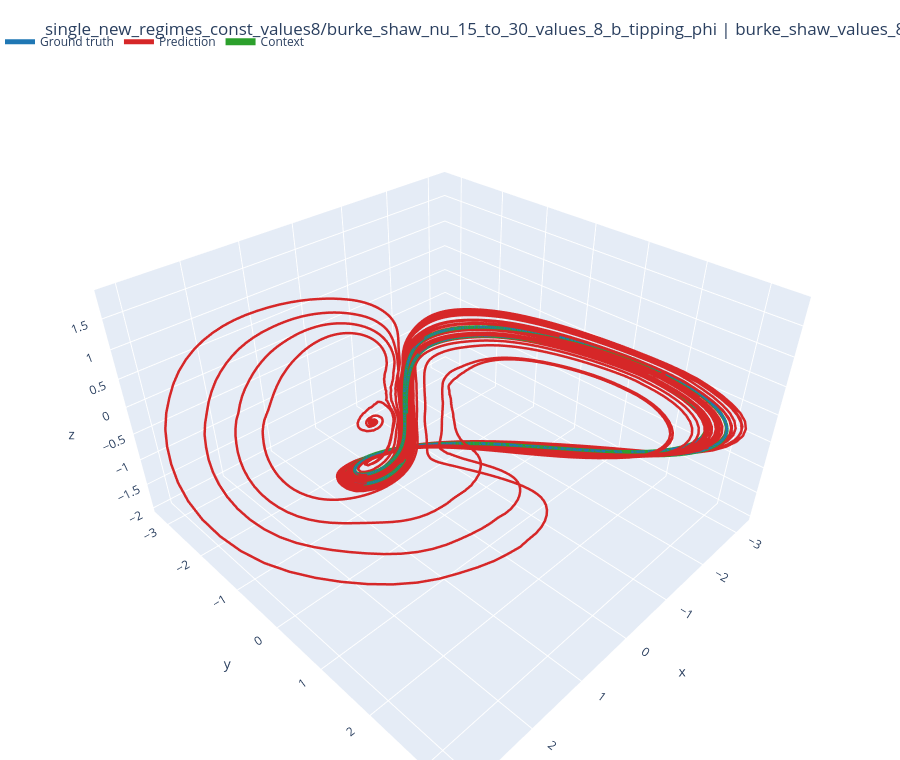

The notebook cell this image was saved under:
### Markdown cell above
## Forecasts berechnen und Plotly-3D-Plots anzeigen

### Code cell
if DRY_RUN:
    print(
        "DRY_RUN=True: Es werden keine Modelle geladen und keine Forecasts berechnet."
    )
else:
    configure_torch_threads(TORCH_THREADS, TORCH_INTEROP_THREADS)
    effective_device = resolve_device(DEVICE, GPU_ID)
    print(
        f"Device: {effective_device} | "
        f"torch_threads={torch.get_num_threads()} | "
        f"torch_interop_threads={torch.get_num_interop_threads()}"
    )
    results = []
    for spec_idx, spec in enumerate(model_specs, start=1):
        print(f"\n[{spec_idx}/{len(model_specs)}] Lade Modell: {spec.label}")
        model, forecaster = load_any_model(spec, effective_device)
        for dataset_cfg, loaded in zip(DATASETS, loaded_datasets):
            for trajectory_idx in dataset_cfg.get("trajectory_indices", []):
                test_view, test_phi_view, context_steps = selected_dataset_view(
                    loaded, dataset_cfg, int(trajectory_idx)
                )
                truth_full = test_view[:, 0, :]
                truth_future = truth_full[context_steps:, :]
                pred_future = forecast_any(
                    spec,
                    model,
                    forecaster,
                    test_view,
                    test_phi_view,
                    context_steps,
                    effective_device,
                )
                score = rmse(truth_future, pred_future)
                title = (
                    f"{spec.label} | {loaded['name']} | traj={trajectory_idx} | "
                    f"context={context_steps} | RMSE={score:.5g}"
                )
                print(title)
                fig = make_trajectory_plot(
                    truth_full, pred_future, context_steps, title
                )
                fig.show()
                results.append(
                    {
                        "model": spec.label,
                        "dataset": loaded["name"],
                        "trajectory_idx": int(trajectory_idx),
                        "context_steps": int(context_steps),
                        "rmse": score,
                        "truth": truth_full,
                        "prediction_future": pred_future,
                    }
                )
        del model, forecaster
        if effective_device.startswith("cuda") and torch.cuda.is_available():
            torch.cuda.empty_cache()

    print(f"\nFertig. Forecasts im Notebook-Objekt `results`: {len(results)}")

### Figure 1 — Plotly figure (JSON) as saved in the notebook; plotly's stock layout.template omitted (floating-point values rounded to 4 significant figures; data arrays with more than 128 entries replaced by an {"elided": "..."} marker saying what was removed)
{"data": [{"line": {"color": "#1f77b4", "width": 5}, "mode": "lines", "name": "Ground truth", "type": "scatter3d", "x": {"elided": "12000 float values"}, "y": {"elided": "12000 float values"}, "z": {"elided": "12000 float values"}}, {"line": {"color": "#d62728", "width": 5}, "mode": "lines", "name": "Prediction", "type": "scatter3d", "x": {"elided": "10000 float values"}, "y": {"elided": "10000 float values"}, "z": {"elided": "10000 float values"}}, {"line": {"color": "#2ca02c", "width": 7}, "mode": "lines", "name": "Context", "type": "scatter3d", "x": {"elided": "2000 float values"}, "y": {"elided": "2000 float values"}, "z": {"elided": "2000 float values"}}], "layout": {"height": 760, "legend": {"orientation": "h", "x": 0, "xanchor": "left", "y": 1.02, "yanchor": "bottom"}, "margin": {"b": 0, "l": 0, "r": 0, "t": 70}, "scene": {"aspectmode": "data", "xaxis": {"title": {"text": "x"}}, "yaxis": {"title": {"text": "y"}}, "zaxis": {"title": {"text": "z"}}}, "title": {"text": "single_new_regimes_const_values8/burke_shaw_nu_15_to_30_values_8_b_tipping_phi | burke_shaw_values_8 | traj=0 | context=2000 | RMSE=1.2759"}}}
